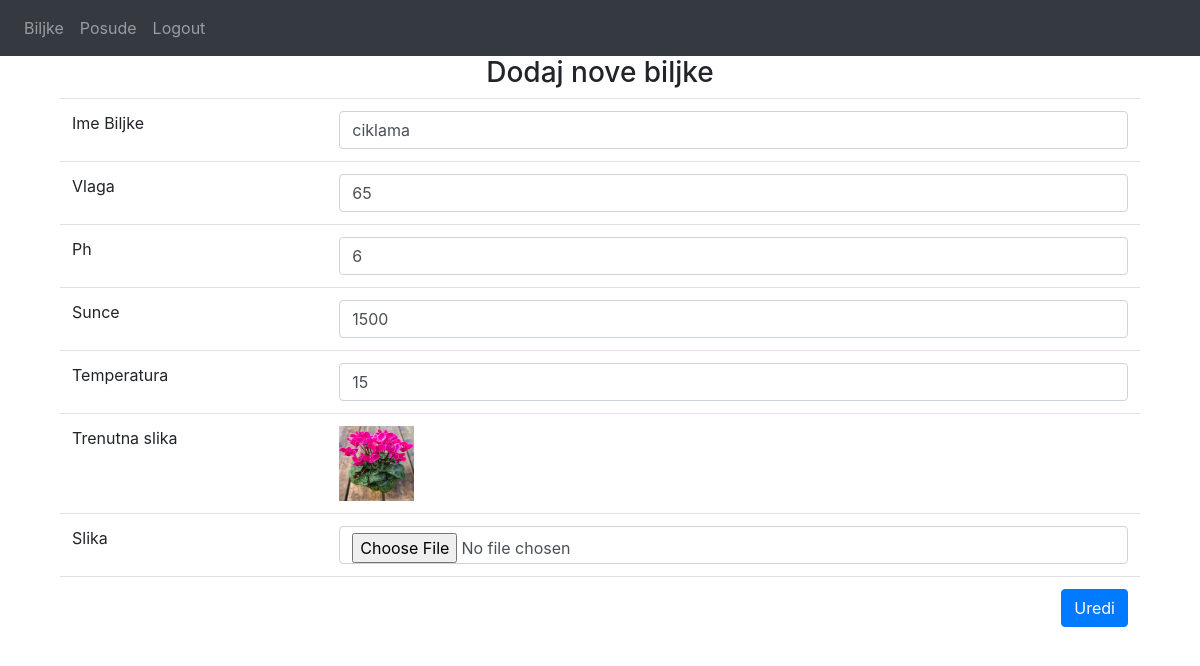
Screenshot of /updateplant/3 (signed in) with the database file from the repository.
### website/models.py (models this page shows)
class Plants(db.Model):
    __tablename__ = 'plants'
    id = db.Column(db.Integer, primary_key=True)
    name = db.Column(db.String(100))
    humidity = db.Column(db.Integer)
    ph = db.Column(db.String(100))
    sun = db.Column(db.Integer)
    temperature= db.Column(db.Integer())
    image = db.Column(db.Text)
    date = db.Column(db.DateTime(timezone=True), default=func.now())

### website/pyflora.py (the view)
@pyflora.route("/updateplant/<int:id>", methods=['GET', 'POST'])
def update_plants(id):
    plant_to_update = Plants.query.get_or_404(id)
    if request.method == 'POST':
        plant_to_update.name = request.form['name']
        plant_to_update.humidity = request.form['humidity']
        plant_to_update.ph = request.form['ph']
        plant_to_update.image = request.files['image']
        plant_to_update.sun = request.form['sun']
        plant_to_update.temperature = request.form['temperature']
        filename = secure_filename(plant_to_update.image.filename)
        plant_to_update.image.save(os.path.join(app.config['UPLOAD_FOLDER'], filename))
        print("slika je sacuvana")
        try:
            db.session.commit()
            print("komitano")
            flash('Biljka je ažurirana!', category='success')
            return redirect("/plants")
        except:
            print("Ništa se nije promijenilo!")
    else:
        return render_template("updateplant.html", user=current_user, plant_to_update=plant_to_update )

### website/__init__.py (called while the page is built)
def create_app():
    app = Flask(__name__)
    app.config['SECRET_KEY'] = 'dskakalio'
    app.config['SQLALCHEMY_DATABASE_URI'] = f'sqlite:///{DB_NAME}'
    db.init_app(app)
    from .views import views
    from .auth import auth
    from .pyflora import pyflora
    from .simulation import simulation
    app.register_blueprint(views, url_prefix='/')
    app.register_blueprint(auth, url_prefix='/')
    app.register_blueprint(pyflora, url_prefix='/')
    app.register_blueprint(simulation, url_prefix='/')
    from .models import User
    create_database(app)
    login_manager = LoginManager()
    login_manager.login_view = 'auth.login'
    login_manager.init_app(app)
    @login_manager.user_loader
    def load_user(id):
        return User.query.get(int(id))
    return app

### website/templates/updateplant.html
{% extends "base.html" %} {% block title %}Update Plant{% endblock %} {% block content
  %}
  {% if user.username == 'admin' %}
  <div class="container">
    <form enctype="multipart/form-data" action="/updateplant/{{ plant_to_update.id }}" method="POST">
    <h3 align="center">Dodaj nove biljke</h3>
    <table class="table">
        <tr>
            <td>Ime Biljke</td>
            <td><input type="text" name="name" class="form-control" id="name" value="{{ plant_to_update.name }}" /></td>
        </tr>
        <tr>
            <td>Vlaga</td>
            <td><input type="text" name="humidity" class="form-control" id="humidity" value="{{ plant_to_update.humidity }}"/></td>
        </tr>
        <tr>
            <td>Ph</td>
            <td><input type="text" name="ph" class="form-control" id="ph" value="{{ plant_to_update.ph }}"></td>
        </tr>
        <tr>
            <td>Sunce</td>
            <td><input type="text" name="sun" class="form-control" id="sun" value="{{ plant_to_update.sun }}"></td>
        </tr>
         <tr>
            <td>Temperatura</td>
            <td><input type="text" name="temperature" class="form-control" id="temperature" value="{{ plant_to_update.temperature }}"></td>
        </tr>
        <tr>
            <td>Trenutna slika</td>
            <td><img src="/static/{{ plant_to_update.image }}" class="thumbnail" alt="{{ plant_to_update.image }}"width="75" height="75"></td>
        </tr>
         <tr>
            <td>Slika</td>
           <td><input type="file" accept="image/*" class="form-control" name="image" id="image" value="{{ plant_to_update.image }}"></td>
        </tr>
        <tr>
            <td colspan="2">
                <input type="submit" class="btn btn-primary float-right" value="Uredi">
            </td>
    </table>
      </form>
    </div>
    {% endif %}
  {% endblock %}

### rows the page displays
Plants: name "ciklama", humidity "65", ph "6", sun "1500", temperature "15", image (picture)
